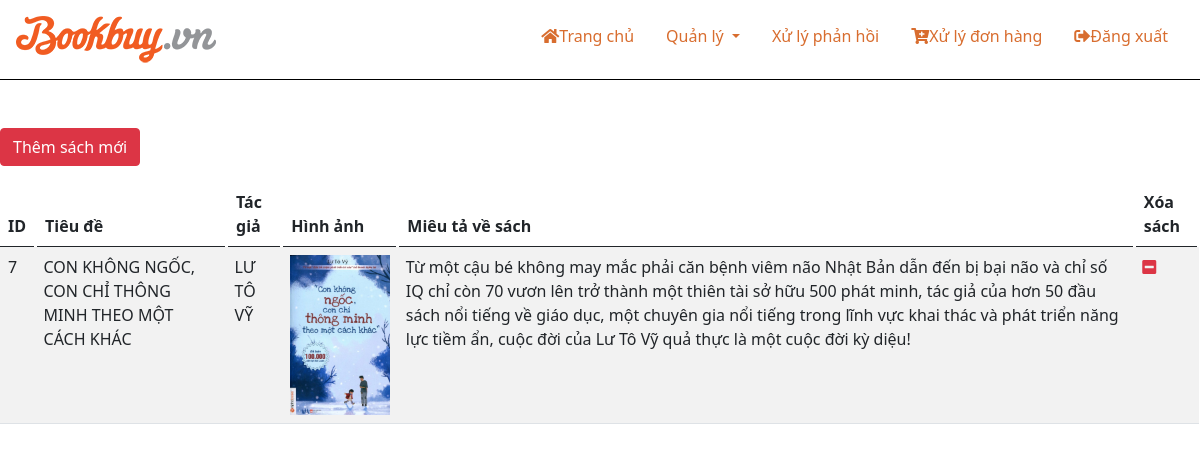
Screenshot of /admin/reply.php (signed in) with the database file from the repository.
### tables this page shows
CREATE TABLE `books_add` (
  `book_ad_id` int(10) NOT NULL,
  `book_title` varchar(60) DEFAULT NULL,
  `book_author` varchar(60) DEFAULT NULL,
  `book_image` varchar(40) DEFAULT NULL,
  `book_descr` text DEFAULT NULL,
  `userid` int(11) NOT NULL,
  `date_add` timestamp NULL DEFAULT current_timestamp()
);

### admin/reply.php (the view, shortened to what this page needs)
<?php
include("./header.php");
?>
<p class="lead btn btn-danger mt-5 mb-3 "><a href="admin_add_book.php" class="text-decoration-none text-white">Thêm sách mới</a></p>
<table class="table table-striped table-hover">
	<thead>
		<tr>
			<th>ID</th>
			<th>Tiêu đề</th>
			<th>Tác giả</th>
			<th>Hình ảnh</th>
			<th>Miêu tả về sách</th>
			<th>Xóa sách</th>
		</tr>
	</thead>
	<tbody>
		<?php
		$sql = "SELECT * FROM books_add";
		$result = mysqli_query($conn, $sql);
		if (mysqli_num_rows($result) > 0) {
			while ($row = mysqli_fetch_assoc($result)) {
		?>
				<tr>
					<td><?php echo $row['book_ad_id']; ?></td>
					<td><?php echo $row['book_title']; ?></td>
					<td><?php echo $row['book_author']; ?></td>
					<td>
						<div>
							<img src="../<?php echo $row['book_image']; ?>" alt="" style="width: 100px;">
						</div>
					</td>
					<td><?php echo $row['book_descr']; ?></td>
					<td><a href="delete_books_add.php?bookadid=<?php echo $row['book_ad_id']; ?>" onclick="return confirm('Bạn chắc chắn muốn xóa?')" class="text-danger"><i class="fas fa-minus-square"></i></a></td>
				</tr>
		<?php
			}
		}
		?>
	</tbody>
</table>
<?php
require_once "footer.php";
?>

### admin/index.css (style rules this page uses)
* { padding: 0; margin: 0; box-sizing: border-box; text-decoration: none; }
:root { --color-main: #d86d2f; }
.table thead tr th { border-bottom: 1px solid #000; border-right: 3px solid rgba(0,0,0,0); }

### rows the page displays
books_add: book_ad_id "7", book_title "CON KHÔNG NGỐC, CON CHỈ THÔNG MINH THEO MỘT CÁCH KHÁC", book_author "LƯ TÔ VỸ", book_image (picture), book_descr "Từ một cậu bé không may mắc phải căn bệnh viêm não Nhật Bản dẫn đến bị bại não và chỉ số IQ chỉ còn 70 vươn lên trở thành một thiên tài sở hữu 500 phát minh, tác giả của hơn 50 đầu sách nổi tiếng về giáo dục, một chuyên gia nổi tiếng trong lĩnh vực khai thác và phát triển năng lực tiềm ẩn, cuộc đời của Lư Tô Vỹ quả thực là một cuộc đời kỳ diệu!"
